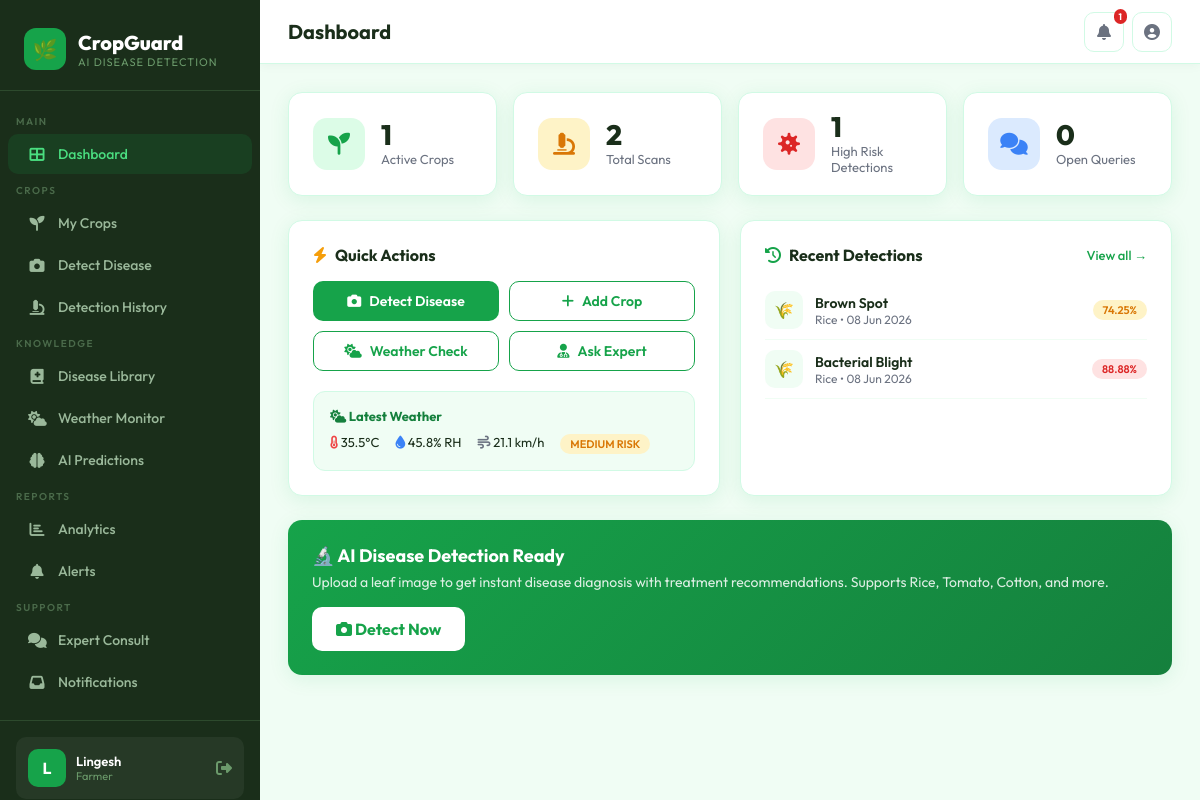
/dashboard (signed in), run on the app's committed database.
### tables this page shows
CREATE TABLE weather_data (
        id INTEGER PRIMARY KEY AUTOINCREMENT,
        location TEXT,
        temperature REAL,
        humidity REAL,
        rainfall REAL,
        wind_speed REAL,
        disease_risk TEXT,
        risk_details TEXT,
        recorded_at TEXT DEFAULT (datetime('now'))
    );

CREATE TABLE disease_detections (
        id INTEGER PRIMARY KEY AUTOINCREMENT,
        user_id INTEGER,
        crop_id INTEGER,
        image_path TEXT,
        crop_type TEXT,
        disease_detected TEXT,
        confidence_score REAL,
        severity TEXT,
        status TEXT DEFAULT 'completed',
        detected_at TEXT DEFAULT (datetime('now'))
    );

### app.py (the view)
@app.route('/dashboard')
@login_required
def dashboard():
    uid = session['user_id']
    db = get_db()
    total_crops = db.execute("SELECT COUNT(*) FROM crops WHERE user_id=?", (uid,)).fetchone()[0]
    total_detections = db.execute("SELECT COUNT(*) FROM disease_detections WHERE user_id=?", (uid,)).fetchone()[0]
    high_risk = db.execute("SELECT COUNT(*) FROM disease_detections WHERE user_id=? AND severity='high'", (uid,)).fetchone()[0]
    open_queries = db.execute("SELECT COUNT(*) FROM expert_queries WHERE farmer_id=? AND status='open'", (uid,)).fetchone()[0]
    detections = db.execute("SELECT * FROM disease_detections WHERE user_id=? ORDER BY detected_at DESC LIMIT 5", (uid,)).fetchall()
    weather = db.execute("SELECT * FROM weather_data ORDER BY recorded_at DESC LIMIT 1").fetchone()
    db.close()
    return render_template('dashboard.html', total_crops=total_crops, total_detections=total_detections,
                           high_risk=high_risk, open_queries=open_queries, detections=detections, weather=weather)

### app.py (called while the page is built)
def format_datetime(value, fmt='%d %b %Y, %H:%M'):
    if not value:
        return '—'
    if isinstance(value, str):
        for pattern in ('%Y-%m-%d %H:%M:%S', '%Y-%m-%d %H:%M:%S.%f', '%Y-%m-%dT%H:%M:%S', '%Y-%m-%d'):
            try:
                return datetime.strptime(value[:len(pattern)+2], pattern).strftime(fmt)
            except ValueError:
                try:
                    return datetime.strptime(value[:19], pattern).strftime(fmt)
                except:
                    continue
        return value
    if hasattr(value, 'strftime'):
        return value.strftime(fmt)
    return str(value)

def format_date(value, fmt='%d %b %Y'):
    return format_datetime(value, fmt)

def get_db():
    db = sqlite3.connect(app.config['DATABASE'])
    db.row_factory = sqlite3.Row
    return db

def login_required(f):
    @wraps(f)
    def decorated(*args, **kwargs):
        if 'user_id' not in session:
            return redirect(url_for('login'))
        return f(*args, **kwargs)
    return decorated

### templates/dashboard.html (shortened to what this page needs)
{% extends "base.html" %}
{% block page_title %}Dashboard{% endblock %}
{% block content %}
<div class="stat-grid">
  <div class="stat-card">
    <div class="stat-icon" style="background:#dcfce7;color:#16a34a;"><i class="fas fa-seedling"></i></div>
    <div>
      <div class="stat-val">{{ total_crops }}</div>
      <div class="stat-label">Active Crops</div>
    </div>
  </div>
  <div class="stat-card">
    <div class="stat-icon" style="background:#fef3c7;color:#d97706;"><i class="fas fa-microscope"></i></div>
    <div>
      <div class="stat-val">{{ total_detections }}</div>
      <div class="stat-label">Total Scans</div>
    </div>
  </div>
  <div class="stat-card">
    <div class="stat-icon" style="background:#fee2e2;color:#dc2626;"><i class="fas fa-virus"></i></div>
    <div>
      <div class="stat-val">{{ high_risk }}</div>
      <div class="stat-label">High Risk Detections</div>
    </div>
  </div>
  <div class="stat-card">
    <div class="stat-icon" style="background:#dbeafe;color:#3b82f6;"><i class="fas fa-comments"></i></div>
    <div>
      <div class="stat-val">{{ open_queries }}</div>
      <div class="stat-label">Open Queries</div>
    </div>
  </div>
</div>
<div class="grid-2" style="margin-bottom:24px;">
  <div class="card">
    <div class="card-title"><i class="fas fa-bolt" style="color:#f59e0b;"></i> Quick Actions</div>
    <div style="display:grid;grid-template-columns:1fr 1fr;gap:10px;">
      <a href="{{ url_for('detect') }}" class="btn btn-primary" style="justify-content:center;">
        <i class="fas fa-camera"></i> Detect Disease
      </a>
      <a href="{{ url_for('add_crop') }}" class="btn btn-outline" style="justify-content:center;">
        <i class="fas fa-plus"></i> Add Crop
      </a>
      <a href="{{ url_for('weather') }}" class="btn btn-outline" style="justify-content:center;">
        <i class="fas fa-cloud-sun"></i> Weather Check
      </a>
      <a href="{{ url_for('consult') }}" class="btn btn-outline" style="justify-content:center;">
        <i class="fas fa-user-md"></i> Ask Expert
      </a>
    </div>
    {% if weather %}
    <div style="margin-top:20px;padding:16px;background:#f0fdf4;border-radius:12px;border:1px solid #d1fae5;">
      <div style="font-size:13px;font-weight:700;margin-bottom:10px;color:#15803d;">
        <i class="fas fa-cloud-sun"></i> Latest Weather
      </div>
      <div style="display:flex;gap:16px;flex-wrap:wrap;">
        <span style="font-size:13px;"><i class="fas fa-thermometer-half" style="color:#ef4444;"></i> {{ weather.temperature }}°C</span>
        <span style="font-size:13px;"><i class="fas fa-tint" style="color:#3b82f6;"></i> {{ weather.humidity }}% RH</span>
        <span style="font-size:13px;"><i class="fas fa-wind" style="color:#6b7280;"></i> {{ weather.wind_speed }} km/h</span>
        <span class="badge-pill badge-{{ weather.disease_risk }}">{{ weather.disease_risk|upper }} RISK</span>
      </div>
    </div>
    {% endif %}
  </div>
  <div class="card">
    <div class="card-title"><i class="fas fa-history" style="color:#16a34a;"></i> Recent Detections
      <a href="{{ url_for('detections') }}" style="margin-left:auto;font-size:13px;color:#16a34a;text-decoration:none;font-weight:500;">View all →</a>
    </div>
    {% if detections %}
    {% for d in detections %}
    <div style="display:flex;align-items:center;gap:12px;padding:10px 0;border-bottom:1px solid #f0fdf4;">
      <div style="width:38px;height:38px;border-radius:10px;background:#f0fdf4;display:flex;align-items:center;justify-content:center;font-size:16px;flex-shrink:0;">
        {{ '🌾' if d.crop_type == 'rice' else '🍅' if d.crop_type == 'tomato' else '🌱' }}
      </div>
      <div style="flex:1;min-width:0;">
        <div style="font-size:14px;font-weight:600;white-space:nowrap;overflow:hidden;text-overflow:ellipsis;">{{ d.disease_detected }}</div>
        <div style="font-size:12px;color:#6b7280;">{{ d.crop_type|title }} • {{ d.detected_at|fdate }}</div>
      </div>
      <span class="badge-pill badge-{{ d.severity }}">{{ d.confidence_score }}%</span>
    </div>
    {% endfor %}
    {% else %}
    <div class="empty-state" style="padding:30px 0;">
      <i class="fas fa-camera" style="font-size:32px;margin-bottom:8px;"></i>
      <p style="font-size:14px;">No detections yet. <a href="{{ url_for('detect') }}" style="color:#16a34a;">Scan your first crop</a></p>
    </div>
    {% endif %}
  </div>
</div>
<div class="card" style="background:linear-gradient(135deg,#16a34a,#15803d);color:white;border:none;">
  <div style="display:flex;align-items:center;justify-content:space-between;flex-wrap:wrap;gap:16px;">
    <div>
      <h3 style="font-size:18px;font-weight:700;margin-bottom:6px;">🔬 AI Disease Detection Ready</h3>
      <p style="font-size:14px;opacity:0.85;">Upload a leaf image to get instant disease diagnosis with treatment recommendations. Supports Rice, Tomato, Cotton, and more.</p>
    </div>
    <a href="{{ url_for('detect') }}" style="background:white;color:#16a34a;padding:12px 24px;border-radius:10px;font-weight:700;text-decoration:none;white-space:nowrap;">
      <i class="fas fa-camera"></i> Detect Now
    </a>
  </div>
</div>
{% endblock %}

### templates/base.html (style rules this page uses)
:root { --primary: #16a34a; --primary-dark: #15803d; --primary-light: #bbf7d0; --accent: #f59e0b; --danger: #dc2626; --warning: #f59e0b; --info: #3b82f6; --bg: #f0fdf4; --surface: #ffffff; --border: #d1fae5; --text: #1a2e1a; --text-muted: #6b7280; --sidebar-w: 260px; --radius: 14px; --shadow: 0 4px 20px rgba(22,163,74,0.10); }
* { margin: 0; padding: 0; box-sizing: border-box; }
body { font-family: 'Outfit', sans-serif; background: var(--bg); color: var(--text); min-height: 100vh; }
.card { background: white; border-radius: var(--radius); padding: 24px; box-shadow: var(--shadow); border: 1px solid var(--border); }
.card-title { font-size: 16px; font-weight: 700; margin-bottom: 16px; display: flex; align-items: center; gap: 8px; }
.stat-grid { display: grid; grid-template-columns: repeat(auto-fit, minmax(200px, 1fr)); gap: 16px; margin-bottom: 24px; }
.stat-card { background: white; border-radius: var(--radius); padding: 20px 24px; border: 1px solid var(--border); box-shadow: var(--shadow); display: flex; align-items: center; gap: 16px; }
.stat-icon { width: 52px; height: 52px; border-radius: 14px; display: flex; align-items: center; justify-content: center; font-size: 22px; flex-shrink: 0; }
.stat-val { font-size: 28px; font-weight: 800; line-height: 1; }
.stat-label { font-size: 13px; color: var(--text-muted); margin-top: 2px; }
.btn { display: inline-flex; align-items: center; gap: 8px; padding: 10px 20px; border-radius: 10px; font-family: 'Outfit', sans-serif; font-size: 14px; font-weight: 600; border: none; cursor: pointer; text-decoration: none; transition: all 0.2s; }
.btn-primary { background: var(--primary); color: white; }
.btn-outline { background: white; color: var(--primary); border: 1.5px solid var(--primary); }
.badge-pill { display: inline-flex; align-items: center; gap: 4px; padding: 3px 10px; border-radius: 20px; font-size: 11px; font-weight: 600; }
.badge-high { background: #fee2e2; color: #dc2626; }
.badge-medium { background: #fef3c7; color: #d97706; }
.grid-2 { display: grid; grid-template-columns: 1fr 1fr; gap: 20px; }

### data on the page
weather_data: temperature "35.5", humidity "45.8", wind_speed "21.1", disease_risk "MEDIUM"
disease_detections: crop_type "🌾", disease_detected "Brown Spot", crop_type "Rice", detected_at|fdate "08 Jun 2026", confidence_score "74.25"
disease_detections: crop_type "🌾", disease_detected "Bacterial Blight", crop_type "Rice", detected_at|fdate "08 Jun 2026", confidence_score "88.88"

### other printed values
{{ session.get('full_name', 'U')[0].upper() }} "L"
{{ session.get('full_name', session.get('username')) }} "Lingesh"
{{ session.get('role', 'farmer') }} "Farmer"
{{ total_crops }} "1"
{{ total_detections }} "2"
{{ high_risk }} "1"
{{ open_queries }} "0"
